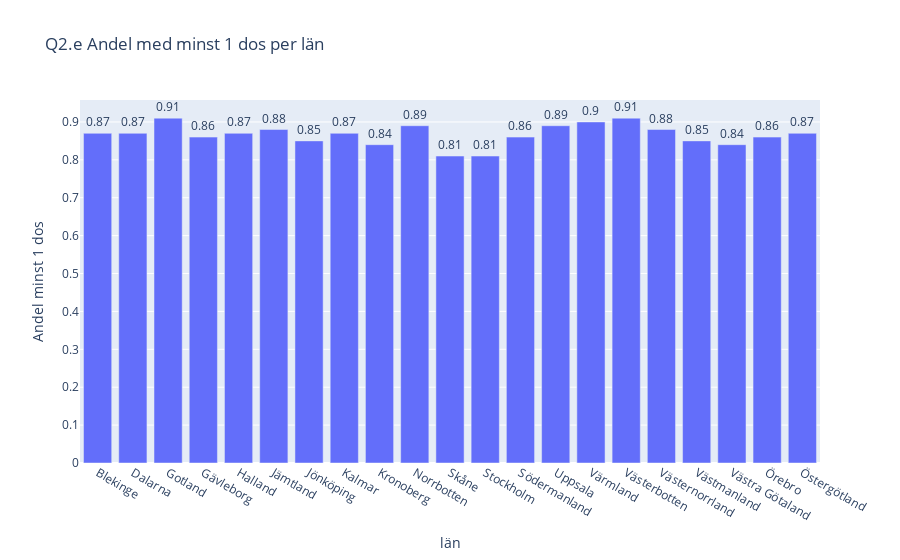

Here is the notebook cell this chart was saved with:
### Code cell
fig = px.bar(vaccin_group, x=vaccin_group.index, y="Andel minst 1 dos", title="Q2.e Andel med minst 1 dos per län",
       labels=dict(Län_namn="län"), text="Andel minst 1 dos")
fig.update_traces(textposition='outside')

fig.show()
fig.write_html(f"Visualiseringar/Q2.e) Andel med minst 1 dos per län.html", auto_open=False)

### Figure 1 — Plotly figure (JSON) as saved in the notebook; plotly's stock layout.template omitted (floating-point values rounded to 4 significant figures)
{"data": [{"alignmentgroup": "True", "hovertemplate": "län=%{x}<br>Andel minst 1 dos=%{text}<extra></extra>", "legendgroup": "", "marker": {"color": "#636efa", "pattern": {"shape": ""}}, "name": "", "offsetgroup": "", "orientation": "v", "showlegend": false, "text": [0.87, 0.87, 0.91, 0.86, 0.87, 0.88, 0.85, 0.87, 0.84, 0.89, 0.81, 0.81, 0.86, 0.89, 0.9, 0.91, 0.88, 0.85, 0.84, 0.86, 0.87], "textposition": "outside", "type": "bar", "x": ["Blekinge", "Dalarna", "Gotland", "Gävleborg", "Halland", "Jämtland", "Jönköping", "Kalmar", "Kronoberg", "Norrbotten", "Skåne", "Stockholm", "Södermanland", "Uppsala", "Värmland", "Västerbotten", "Västernorrland", "Västmanland", "Västra Götaland", "Örebro", "Östergötland"], "xaxis": "x", "y": [0.87, 0.87, 0.91, 0.86, 0.87, 0.88, 0.85, 0.87, 0.84, 0.89, 0.81, 0.81, 0.86, 0.89, 0.9, 0.91, 0.88, 0.85, 0.84, 0.86, 0.87], "yaxis": "y"}], "layout": {"barmode": "relative", "legend": {"tracegroupgap": 0}, "title": {"text": "Q2.e Andel med minst 1 dos per län"}, "xaxis": {"anchor": "y", "domain": [0, 1], "title": {"text": "län"}}, "yaxis": {"anchor": "x", "domain": [0, 1], "title": {"text": "Andel minst 1 dos"}}}}
